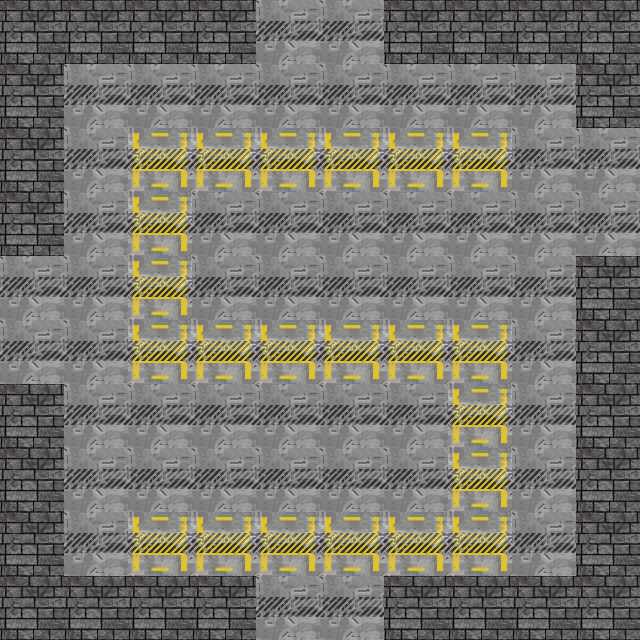

A 2D game scene composited from a Tiled map and its tileset images. What follows is a short description and the map's XML, with each tile layer's data collapsed to a summary:
An orthogonal 10x10 tile map with 64x64 px tiles, 3 tile layers (Kachelebene 1, Kachelebene 2, Kachelebene 3).

<map version="1.0" orientation="orthogonal" renderorder="right-down" width="10" height="10" tilewidth="64" tileheight="64" nextobjectid="1">
 <tileset firstgid="1" name="64pxTileSet" tilewidth="64" tileheight="64">
  <image source="../64pxTileSet.png" width="1472" height="128" />
 </tileset>
 <layer name="Kachelebene 1" width="10" height="10">
  <data>[100 cells, 100 non-empty, 2 distinct tile ids]</data>
 </layer>
 <layer name="Kachelebene 2" width="10" height="10">
  <data>[100 cells, 0 non-empty, 0 distinct tile ids]</data>
 </layer>
 <layer name="Kachelebene 3" width="10" height="10">
  <data>[100 cells, 28 non-empty, 1 distinct tile ids]</data>
 </layer>
</map>
